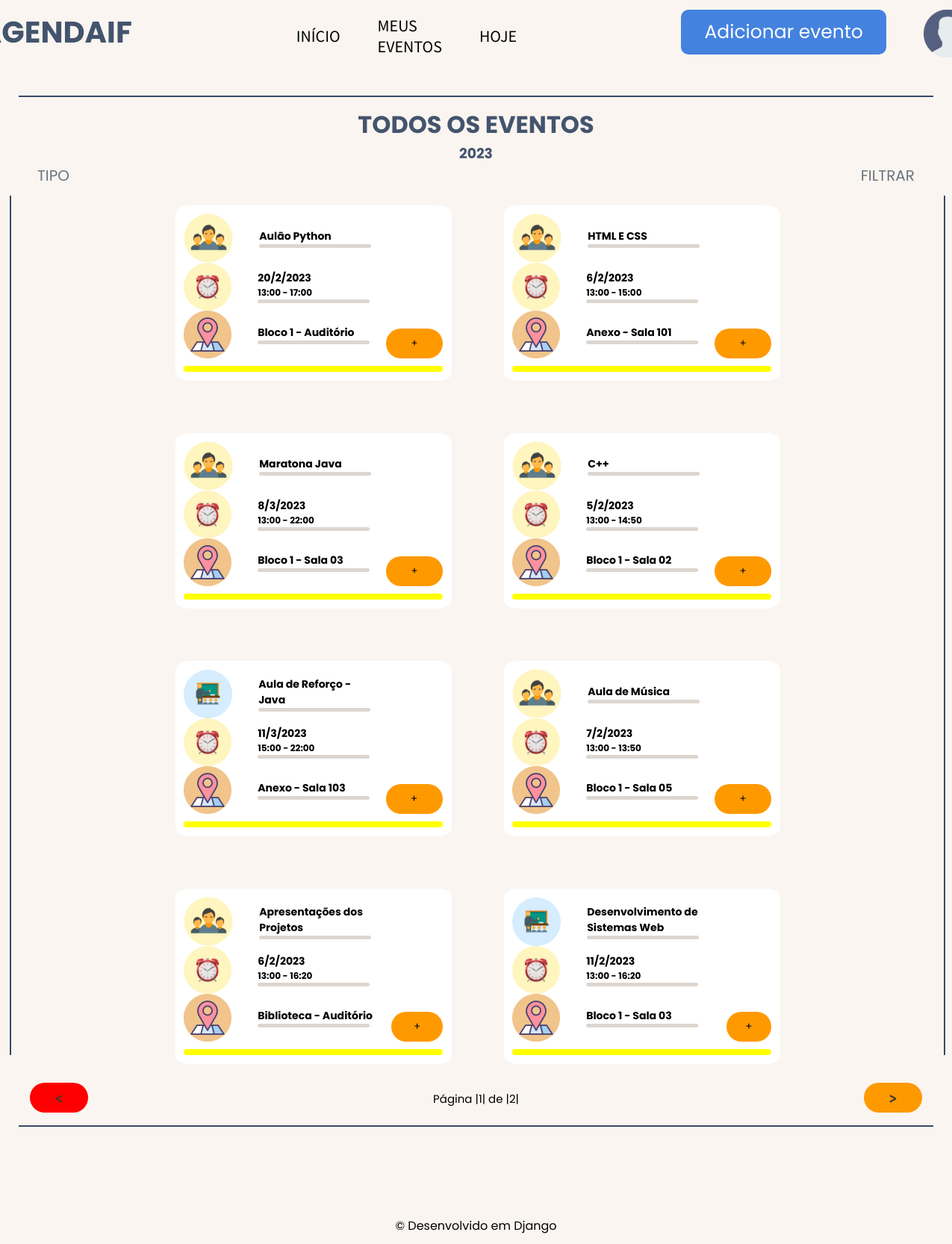
Screenshot of /eventos/year/ (signed in) with the database file from the repository.
### events/models.py (models this page shows, shortened)
class Eventos(models.Model):
    name = models.CharField(max_length=80, verbose_name= 'Disciplina ou Tema:')
    registrationDate = models.DateField(default= date.today, verbose_name= 'Data')
    timeStart = models.TimeField( verbose_name= 'Hora inicial')
    timeEnd = models.TimeField(verbose_name= 'Hora final')
    meals = models.DecimalField(max_digits=3, decimal_places= 0, verbose_name= 'Refeições')
    tipo = models.CharField(max_length=12)
    local = models.ForeignKey(Salas, on_delete= models.DO_NOTHING, verbose_name= 'Local')
    user = models.ForeignKey(User, on_delete=models.DO_NOTHING)
    class Meta:
        verbose_name = 'Evento'

class Salas(models.Model):
    name = models.CharField(max_length=30)
    tam = models.DecimalField(max_digits=3, decimal_places=0)
    def __str__(self) -> str:
        return self.name
    class Meta:
        verbose_name = 'Sala'

### events/views.py (the view)
# urls.py: path('year/', views.year, name = 'year'),
def year(request):
    if request.session.get('user'):
        user = User.objects.get(id = request.session['user'])
        dateToday = date.today()
        events = Eventos.objects.all()
        eventsFilter = set()
        for filter in events:
            if filter.registrationDate.year == dateToday.year:
                eventsFilter.add(filter)
        eventsFilter = list(eventsFilter)
        paginator = Paginator(eventsFilter, 8)
        page_num =  request.GET.get('page')
        page = paginator.get_page(page_num)
        return render(request, 'year.html',
                             {'Eventos': eventsFilter, 'today': dateToday, 'user': user, 'page': page})
    else:
        return redirect('/usuario/login/?status=2')

### users/models.py (called while the page is built)
    def __str__(self) -> str:
        return self.name

### events/templates/year.html (shortened to what this page needs)
{% extends 'baseYear.html' %} {% load static %} {% block 'content' %}
<div class="header">
  <h1>TODOS OS EVENTOS</h1>
  <h3>{{today.year}}</h3>
  <div class="filters">
    <div class="dropdownFilterStart">
      <ul class="dropdown">
          <li>TIPO</li>
      </ul>
    </div>
    <div class="dropdownFilter">
      <ul class="dropdown">
          <li>FILTRAR</li>
      </ul>
    </div>
  </div>
</div>
<div class="word">
  <div class="line3"></div>
  <section>
    {% for evento in page.object_list %}
    <div class="block">
      <div class="block2">
        <div class="square">
          <aside>
            {% if evento.tipo == 'Aula' %}
              <img src="{% static 'img/classroom.svg' %}" />
            {% endif %}
            {% if evento.tipo == 'Evento' %}
              <img src="{% static 'img/events.svg' %}" />
            {% endif %}
            <div class="info">
              <h1>{{evento.name}}</h1>
              <div class="line2"></div>
            </div>
          </aside>
          <aside>
            <img src="{% static 'img/time.svg' %}" />
            <div class="info">
              <h1>
                {{evento.registrationDate.day}}/{{evento.registrationDate.month}}/{{evento.registrationDate.year}}
              </h1>
              <h4>{{evento.timeStart}} - {{evento.timeEnd}}</h4>
              <div class="line2"></div>
            </div>
          </aside>
          <aside>
            <img src="{% static 'img/local.svg' %}" />
            <div class="info">
              <h1>{{evento.local}}</h1>
              <div class="line2"></div>
            </div>
          </aside>
        </div>
        <button class="openmodal" id="dialog{{evento.id}}">+</button>
      </div>
      {% if today != evento.registrationDate %}
      <aside>
        <div class="line2-1" style="background-color: yellow;"></div>
      </aside>
      {% endif %}
    </div>
    {% endfor %}
  </section>
  <div class="line3"></div>
  {% endblock %}

### static/css/base.css (style rules this page uses)
* { margin: 0; padding: 0; box-sizing: border-box; font-family: 'Poppins', sans-serif; }
.line2 { width: 150px; padding: 2.5px; border-radius: 12px; background-color: #DDD6CF; }
.line2-1 { width: 350px; padding: 4px; border-radius: 12px; margin-top: 5px; background-color: #15ff00; }
.line3 { height: 100%; padding: 1px; background-color: #384A65; }
body { display: flex; flex-direction: column; height: 100vh; background-color: #FAF5F0; }
main div.header h1 { display: flex; justify-content: center; color: #43546E; }
main div.header h3 { display: flex; justify-content: center; color: #43546E; }
main div.header div.filters { display: flex; align-items: center; justify-content: space-between; }
main div.header div.filters div.dropdownFilter { display: flex; padding: 0 50px; color: #687382; font-size: 20px; }
main div.header div.filters div.dropdownFilter ul.dropdown { display: flex; flex-direction: column; align-items: center; justify-content: center; position: relative; list-style: none; }
main div.header div.filters div.dropdownFilter ul li { cursor: pointer; }
main div.header div.filters div.dropdownFilterStart { display: flex; padding-left: 50px; color: #687382; font-size: 20px; }
main div.header div.filters div.dropdownFilterStart ul.dropdown { display: flex; flex-direction: column; align-items: center; justify-content: center; position: relative; list-style: none; }
main div.header div.filters div.dropdownFilterStart ul li { cursor: pointer; }
main div.word { display: flex; padding: 1% 1%; height: 90%; }
main section { flex: 1 0 auto; height: auto; width: 100%; display: flex; flex-wrap: wrap; justify-content: center; align-items: center; gap: 70px; padding: 1% 3%; }
main section div.block { display: flex; flex-direction: column; justify-content: center; width: 370px; height: 235px; gap: 2%; padding: 0 1%; background-color: white; border-radius: 5%; }
main section div.block aside { font-size: 12px; display: flex; gap: 35px; align-items: center; }
main section div.block aside div.info { display: flex; flex-direction: column; }
main section div.block div.block2 { display: flex; align-items:flex-end; justify-content: center; gap: 20px; }
main section div.block div.block2 button { display: flex; align-items: center; justify-content: center; background-color: #FF9900; border: none; border-radius: 20px; color: black; height: 40px; width: 80px; cursor: pointer; }

### rows the page displays
Eventos: name "Aulão Python", registrationDate.day "20", registrationDate.month "2", registrationDate.year "2023", timeStart "13:00", timeEnd "17:00", local "Bloco 1 - Auditório"
Eventos: name "HTML E CSS", registrationDate.day "6", registrationDate.month "2", registrationDate.year "2023", timeStart "13:00", timeEnd "15:00", local "Anexo - Sala 101"
Eventos: name "Maratona Java", registrationDate.day "8", registrationDate.month "3", registrationDate.year "2023", timeStart "13:00", timeEnd "22:00", local "Bloco 1 - Sala 03"
Eventos: name "C++", registrationDate.day "5", registrationDate.month "2", registrationDate.year "2023", timeStart "13:00", timeEnd "14:50", local "Bloco 1 - Sala 02"
Eventos: name "Aula de Reforço - Java", registrationDate.day "11", registrationDate.month "3", registrationDate.year "2023", timeStart "15:00", timeEnd "22:00", local "Anexo - Sala 103"
Eventos: name "Aula de Música", registrationDate.day "7", registrationDate.month "2", registrationDate.year "2023", timeStart "13:00", timeEnd "13:50", local "Bloco 1 - Sala 05"
Eventos: name "Apresentações dos Projetos", registrationDate.day "6", registrationDate.month "2", registrationDate.year "2023", timeStart "13:00", timeEnd "16:20", local "Biblioteca - Auditório"
Eventos: name "Desenvolvimento de Sistemas Web", registrationDate.day "11", registrationDate.month "2", registrationDate.year "2023", timeStart "13:00", timeEnd "16:20", local "Bloco 1 - Sala 03"

### other values shown
{{ page.number }} "1"
{{ page.paginator.num_pages }} "2"
